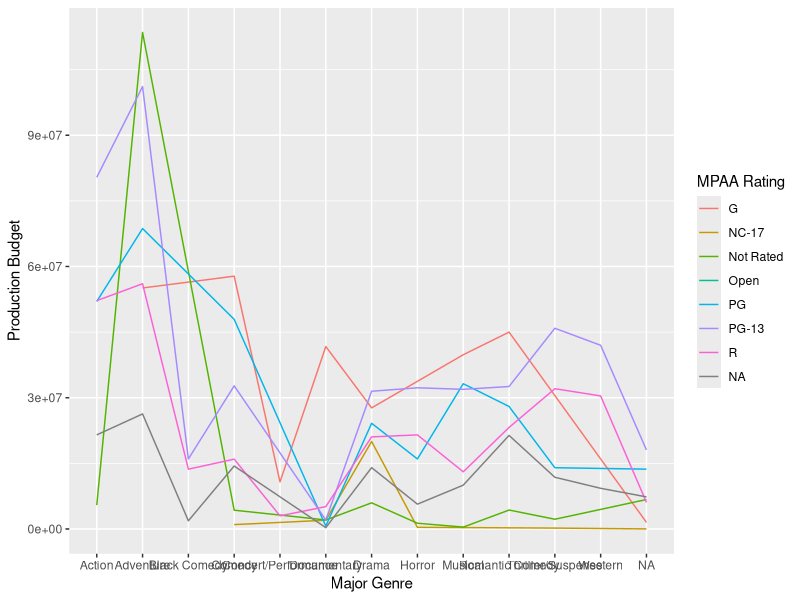

Write R code to recreate this figure.
library(tidyverse)

df <- read_csv("data/movies.csv")
ggplot(df) +
  geom_line(aes(
    x = `Major Genre`,
    y = `Production Budget`,
    color = `MPAA Rating`,
    group = `MPAA Rating`
  ),
  stat = "summary", fun = "mean"
  )
